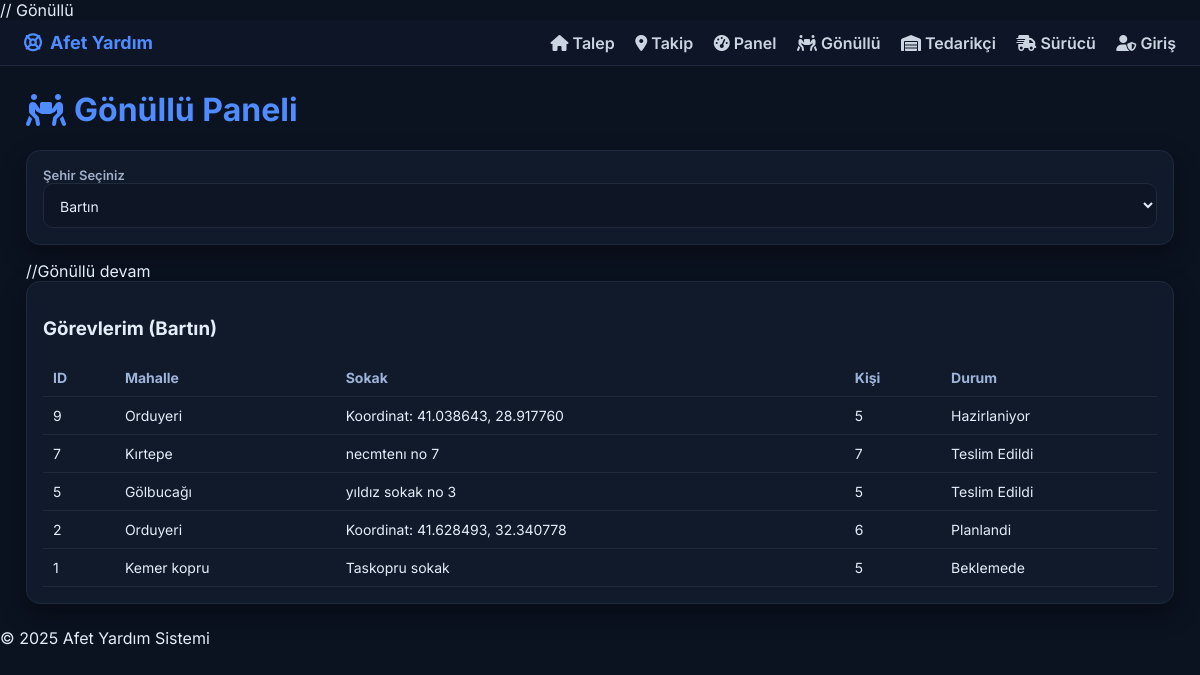
Screenshot of /volunteer.php?sehir=Bartın (signed in) with the database file from the repository.
### tables this page shows
CREATE TABLE `talepler` (
  `id` int(11) NOT NULL,
  `kullanici_id` int(11) DEFAULT NULL,
  `sehir` varchar(100) DEFAULT NULL,
  `mahalle` varchar(100) DEFAULT NULL,
  `sokak` varchar(255) DEFAULT NULL,
  `latitude` decimal(9,6) DEFAULT NULL,
  `longitude` decimal(9,6) DEFAULT NULL,
  `kisi_sayisi` int(11) NOT NULL,
  `aciliyet_seviyesi` varchar(20) DEFAULT 'Orta',
  `aciklama` text DEFAULT NULL,
  `ikamet` varchar(200) DEFAULT NULL,
  `telefon` varchar(50) DEFAULT NULL,
  `durum` varchar(30) DEFAULT 'Beklemede',
  `created_at` datetime DEFAULT current_timestamp()
);

### volunteer.php (the view, shortened to what this page needs)
<?php
require_once 'config/db.php';
include 'templates/header.php';
$sehirler = $pdo->query("SELECT DISTINCT sehir FROM talepler ORDER BY sehir")->fetchAll();
?>
<div class="container">
  <h1 class="title"><i class="fa-solid fa-people-carry-box"></i> Gönüllü Paneli</h1>
  <form method="GET" class="card">
    <label>Şehir Seçiniz</label>
    <select name="sehir" onchange="this.form.submit()">
      <?php
      foreach($sehirler as $s){
        $sel = ($_GET['sehir'] ?? '') === $s['sehir'] ? 'selected' : '';
        echo "<option value='{$s['sehir']}' $sel>{$s['sehir']}</option>";
      }
      ?>
    </select>
  </form>
//Gönüllü devam
  <?php if(!empty($_GET['sehir'])): ?>
  <div class="card">
    <h3>Görevlerim (<?php echo htmlspecialchars($_GET['sehir']); ?>)</h3>
    <table class="table">
      <thead><tr><th>ID</th><th>Mahalle</th><th>Sokak</th><th>Kişi</th><th>Durum</th></tr></thead>
      <tbody>
        <?php
        $stmt = $pdo->prepare("SELECT * FROM talepler WHERE sehir=? ORDER BY created_at DESC");
        $stmt->execute([$_GET['sehir']]);
        foreach($stmt as $r){
          echo "<tr>
            <td>{$r['id']}</td><td>{$r['mahalle']}</td><td>{$r['sokak']}</td>
            <td>{$r['kisi_sayisi']}</td><td>{$r['durum']}</td>
          </tr>";
        }
        ?>
      </tbody>
    </table>
  </div>
  <?php endif; ?>
</div>
<?php include 'templates/footer.php'; ?>

### assets/css/style.css (style rules this page uses)
:root { --bg:#0b1220; --card:#111a2b; --border:#1f2a3d; --text:#e5edf8; --muted:#a1aec8; --primary:#4f8cff; --primary-dark:#3b6ed6; --accent:#22c55e; --warning:#f59e0b; --danger:#ef4444; }
* { box-sizing:border-box }
html,body { height:100% }
body { font-family:'Inter',system-ui,sans-serif;background:var(--bg);color:var(--text);margin:0 }
.container { max-width:1180px;margin:24px auto;padding:0 16px }
.title { color:var(--primary);display:flex;align-items:center;gap:8px;font-weight:700 }
.card { background:var(--card);border:1px solid var(--border);border-radius:14px;padding:16px;box-shadow:0 10px 24px rgba(0,0,0,.35);transition:.2s }
label { font-size:13px;color:var(--muted);font-weight:600 }
input,select,textarea,button { font-family:inherit }
input,select,textarea { width:100%;padding:12px;border:1px solid var(--border);border-radius:10px;background:#0e1626;color:var(--text);font-size:14px }
.table { width:100%;border-collapse:collapse }
.table th,.table td { border-bottom:1px solid var(--border);padding:10px;text-align:left;font-size:14px }
.table th { color:#9db3d8;font-weight:700 }

### rows the page displays
talepler: id "9", mahalle "Orduyeri", sokak "Koordinat: 41.038643, 28.917760", kisi_sayisi "5", durum "Hazirlaniyor"
talepler: id "7", mahalle "Kırtepe", sokak "necmtenı no 7", kisi_sayisi "7", durum "Teslim Edildi"
talepler: id "5", mahalle "Gölbucağı", sokak "yıldız sokak no 3", kisi_sayisi "5", durum "Teslim Edildi"
talepler: id "2", mahalle "Orduyeri", sokak "Koordinat: 41.628493, 32.340778", kisi_sayisi "6", durum "Planlandi"
talepler: id "1", mahalle "Kemer kopru", sokak "Taskopru sokak", kisi_sayisi "5", durum "Beklemede"

### other values shown
$_GET['sehir'] "Bartın"
form field sehir "Bartın"
